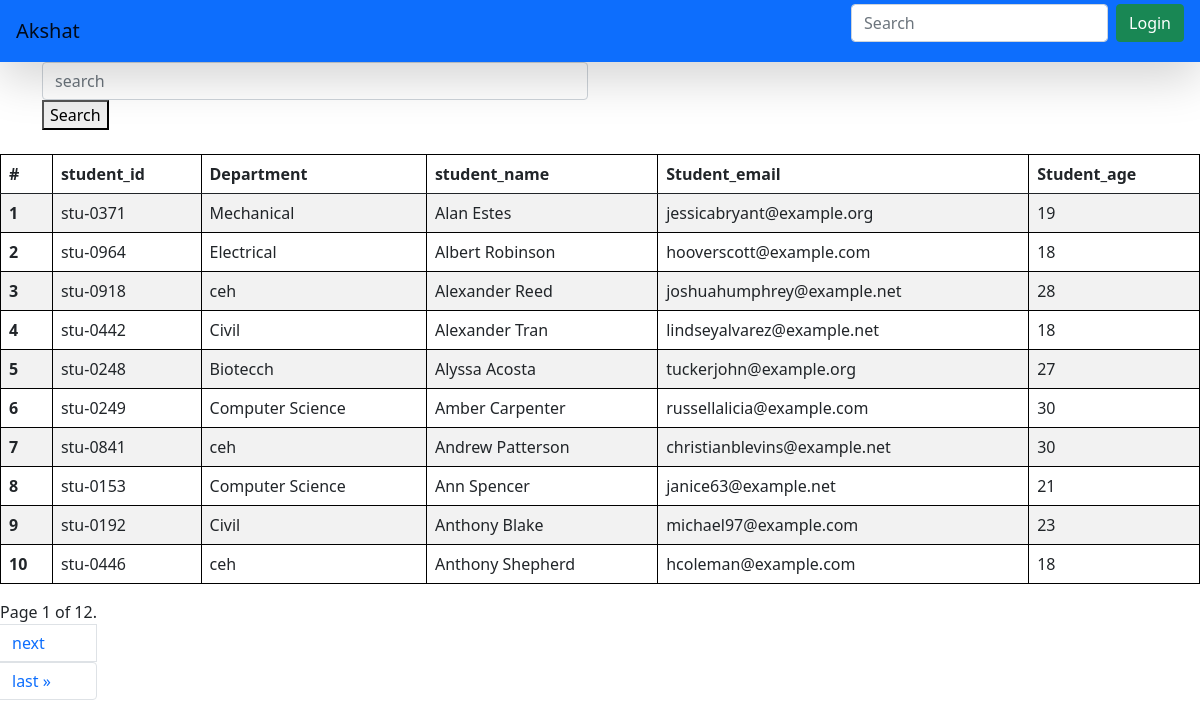
The page /students/ on the database its author committed.
### vege/models.py (models this page shows, shortened)
class Student(models.Model):
    department = models.ForeignKey(Department, related_name="depart", on_delete=models.CASCADE)
    student_id = models.OneToOneField(StudentID, related_name='studentid' , on_delete=models.CASCADE)
    student_name = models.CharField(max_length=100)
    student_email = models.EmailField(unique=True)
    student_age = models.IntegerField(default=18)
    student_address = models.TextField(default=18)
    is_deleted = models.BooleanField(default=False)
    objects = StudentManager()
    admin_objects = models.Manager()
    def __str__(self) -> str:
        return self.student_name
    class Meta:
        ordering = ['student_name']
        verbose_name = "student"

class StudentID(models.Model):
    student_id = models.CharField(max_length=100)
    def __str__(self) -> str:
        return self.student_id

class Department(models.Model):
    department = models.CharField(max_length=100)
    class Meta:
        ordering = ['department']

### vege/views.py (the view, shortened to what this page needs)
# urls.py: path('students/',get_students, name="get_students"),
def get_students(request):
    queryset = Student.objects.all()
    paginator = Paginator(queryset, 10)  # Show 25 contacts per page.
    page_number = request.GET.get("page",1)
    page_obj = paginator.get_page(page_number)
    print(page_obj.object_list)
    return render(request , 'report/students.html' , {'queryset': page_obj})

### vege/models.py (called while the page is built)
    def get_queryset(self):
        return super().get_queryset().filter(is_deleted=False)

### vege/templates/report/students.html (shortened to what this page needs)
{% extends "base.html" %}
{% block start %}
<div class="container">
  <form class="mb-4">
  <div class="row">
    <dv class="col-md-6">
      <input class="form-control" name="search" placeholder="search">
    </div>
    <div class="col-md-6">
        <button class-"btn btn-success">Search</button>
    </div>
  </div>
  <table class="table table-striped">
    <thead>
      <tr>
        <th scope="col">#</th>
        <th scope="col">student_id</th>
        <th scope="col">Department</th>
        <th scope="col">student_name</th>
        <th scope="col">Student_email</th>
        <th scope="col">Student_age</th>
      </tr>
    </thead>
    <tbody>
        {% for student in queryset %}
      <tr>
        <th scope="row">{{forloop.counter}}</th>
        <td>{{student.student_id}}</td>
        <td>{{student.department.department}}</td>
        <td>{{student.student_name}}</td>
        <td>{{student.student_email}}</td>
        <td>{{student.student_age}}</td>
      </tr>
        {% endfor %}
    </tbody>
  </table>
        <nav aria-label="Page navigation example">
          <ul class="pagination">
          <span class="step-links">
              <span class="current">
                  Page {{ queryset.number }} of {{ queryset.paginator.num_pages }}.
              </span>
              {% if queryset.has_next %}
              <li class="page-item"><a class="page-link"  href="?page={{ queryset.next_page_number }}">next</a></li>
              <li class="page-item"><a class="page-link"  href="?page={{ queryset.paginator.num_pages }}">last &raquo;</a></li>
              {% endif %}
          </span>
        </ul>
    </nav>
{% endblock %}

### home/templates/base.html (style rules this page uses)
table, th, td { border: 1px solid black; }

### rows shown on the page
Student: student_id "stu-0371", department.department "Mechanical", student_name "Alan Estes", student_email "jessicabryant@example.org", student_age "19"
Student: student_id "stu-0964", department.department "Electrical", student_name "Albert Robinson", student_email "hooverscott@example.com", student_age "18"
Student: student_id "stu-0918", department.department "ceh", student_name "Alexander Reed", student_email "joshuahumphrey@example.net", student_age "28"
Student: student_id "stu-0442", department.department "Civil", student_name "Alexander Tran", student_email "lindseyalvarez@example.net", student_age "18"
Student: student_id "stu-0248", department.department "Biotecch", student_name "Alyssa Acosta", student_email "tuckerjohn@example.org", student_age "27"
Student: student_id "stu-0249", department.department "Computer Science", student_name "Amber Carpenter", student_email "russellalicia@example.com", student_age "30"
Student: student_id "stu-0841", department.department "ceh", student_name "Andrew Patterson", student_email "christianblevins@example.net", student_age "30"
Student: student_id "stu-0153", department.department "Computer Science", student_name "Ann Spencer", student_email "janice63@example.net", student_age "21"
Student: student_id "stu-0192", department.department "Civil", student_name "Anthony Blake", student_email "michael97@example.com", student_age "23"
Student: student_id "stu-0446", department.department "ceh", student_name "Anthony Shepherd", student_email "hcoleman@example.com", student_age "18"

### other values the page prints
{{ queryset.number }} "1"
{{ queryset.paginator.num_pages }} "12"
